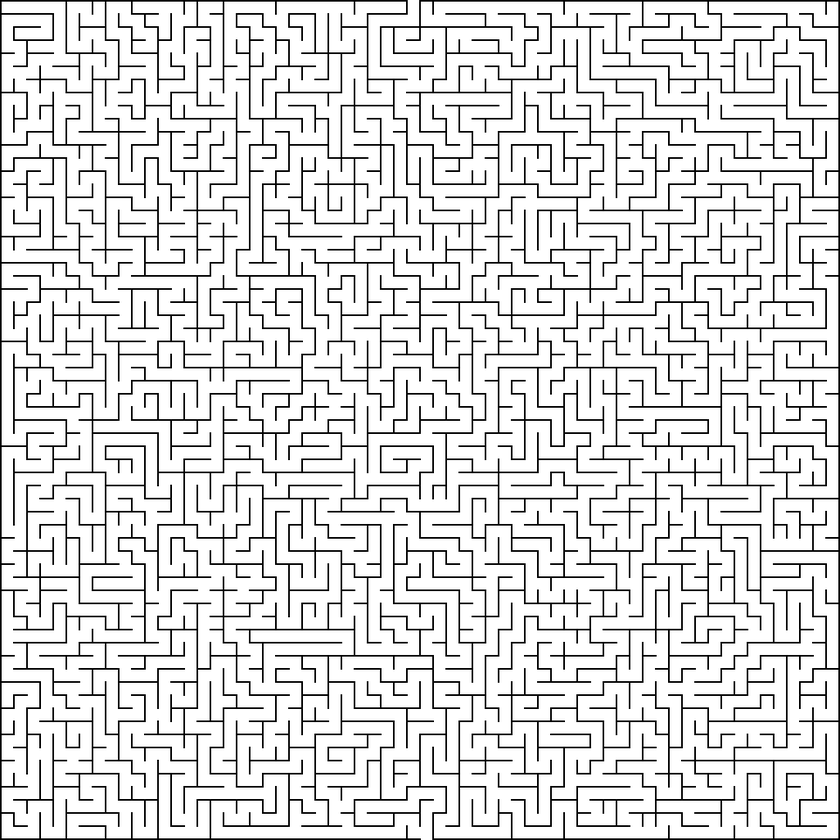
#> input picture Maze CheckIns/Maze/MAZE_0.png, 840 x 840 px, shrunk from 1026 x 1026 before the run, found by its file name
$ python maze_solve_checkin_1.py
#> lines starting #> are read from the running program, lines starting #| are printed output that depends on the picture
from PIL import Image
import numpy as np
from collections import deque
from pathlib import Path # for renaming the file

# Image loaded here. change: Path("<file path>") to the maze image file.
input_path = Path("./Maze/MAZE_0.png")
img = Image.open(input_path).convert("RGB")
pixels = np.array(img)

height, width, _ = pixels.shape #gets the image dimensions
#> height = 840; width = 840
print("Image size:", width, "x", height)
#| Image size: 840 x 840

# Constant values for hte grid so it can easily identify walls and free paths.
WALL = 1
FREE = 0

START_COLOR = (255, 200, 0) # Colors for the start and goal for the maze.
GOAL_COLOR  = (0, 255, 0)

# Creates a grid to represent the maze given.
grid = np.zeros((height, width), dtype=int)
start = None
goal = None

# Helps us determine the wall of the maze by checking the colors
# of the image from 0 to 255. A Threshold of 128 is used to determine
# what is a wall and what is a path to travel in. Like Curves/Levels in Photoshop
THRESHOLD = 128

# Scans the image for the goal and start positions.
for x in range(width):
    if pixels[0, x][0] > THRESHOLD:
        start =(x, 0)
    if pixels[height-1, x][0] > THRESHOLD:
        goal = (x, height-1)

for y in range(height):
    for x in range(width):
        # If the Red channel is > 128, consider it a FREE path.
        if pixels[y, x][0] > THRESHOLD:
            grid[y, x] = FREE
        else:
            grid[y, x] = WALL
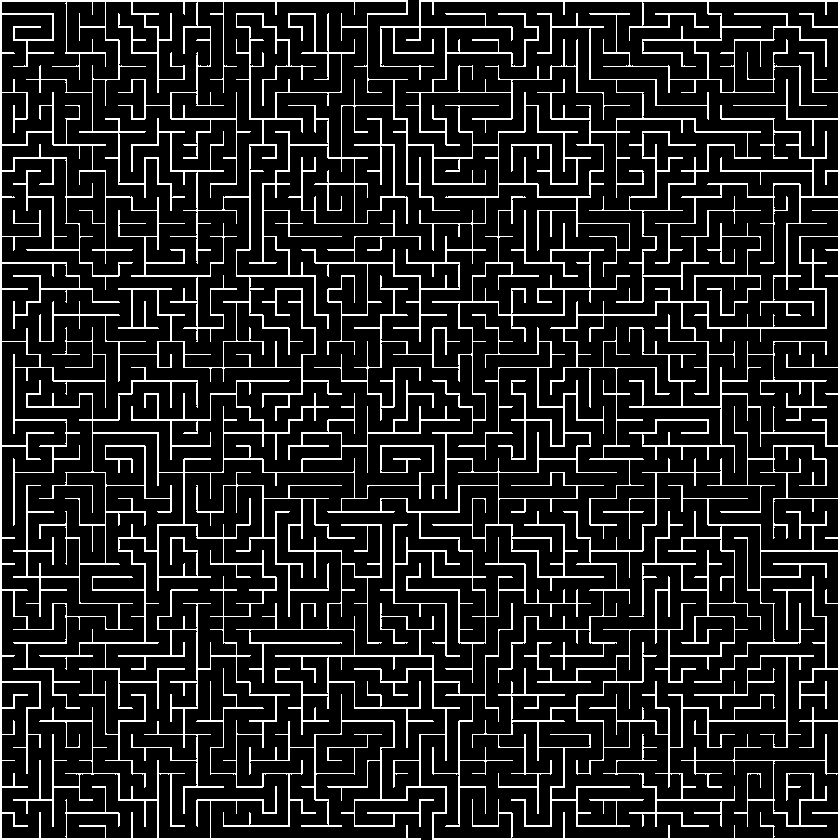
#> grid: shape (840, 840) int64; values 0 (black) and 1 (white), 13.3% white in thin lines or dots

print(pixels[y, x])
#| [0 0 0]
print("Start:", start)
#| Start: (418, 0)
print("Goal:", goal)
#| Goal: (431, 839)

if start is None or goal is None:
    raise ValueError("Start or Goal not found — check color values")

# BFS (Breadth First Search), used to search the whole grid for the
# fastest and best solution.
# This will also be the Movement Controller
def bfs(grid, start, goal):
#> called with start = (418, 0), goal = (431, 839)
    queue = deque([start])
    came_from = {start: None}
    directions = [(0,1), (1,0), (0,-1), (-1,0)]

    while queue:
        x, y = queue.popleft()

        for dx, dy in directions:
            nx, ny = x + dx, y + dy
            if 0 <= nx < width and 0 <= ny < height:
                if grid[ny, nx] == FREE and (nx, ny) not in came_from:
                    queue.append((nx, ny))
                    came_from[(nx, ny)] = (x, y)
                if (x, y) == goal:
                    # For extra speed according ft. Gemini. Removed the "break" before "for dx, dy in directions:"
                    # Reconstructs the path from the goal back to the start using the came_from dictionary.
                    path = []
                    current = goal
                    while current is not None:
                        path.append(current)
                        current = came_from[current]
                    path.reverse()
                    return path
                return [] # Returns an empty path if no solution is found.
                # And after testing the output speed, it is faster woah.

    # Recontructing the path after applying BFS
    path = []
    current = goal
    while current is not None:
        path.append(current)
        current = came_from[current]
    path.reverse()
    return path

# Drawing the line for the path
path = bfs(grid, start, goal)
#> path = []
print("Path found:", len(path))
#| Path found: 0

solution_pixels = pixels.copy()
thickness = 2 # This will create a (2*2 + 1) = 5 pixel wide line (GPT help)

for (x, y) in path:
    for ty in range(-thickness, thickness + 1):
        for tx in range(-thickness, thickness + 1):
            nx, ny = x + tx, y + ty
            # Ensures we stay within the image's boundaries
            if 0 <= nx < width and 0 <= ny < height:
                solution_pixels[ny, nx] = [255, 0, 200] # Color for path

# Saving and outputting the Solution Image/Maze.
output_solved = input_path.with_name(input_path.stem + "_solved" + input_path.suffix)
solved_img = Image.fromarray(solution_pixels)
solved_img.save(output_solved)

print(f"Solved maze saved as {output_solved}")

$ run again, with Maze CheckIns/Maze/MAZE_1_maze-alpha_rl_test_map.png copied over Maze CheckIns/Maze/MAZE_0.png
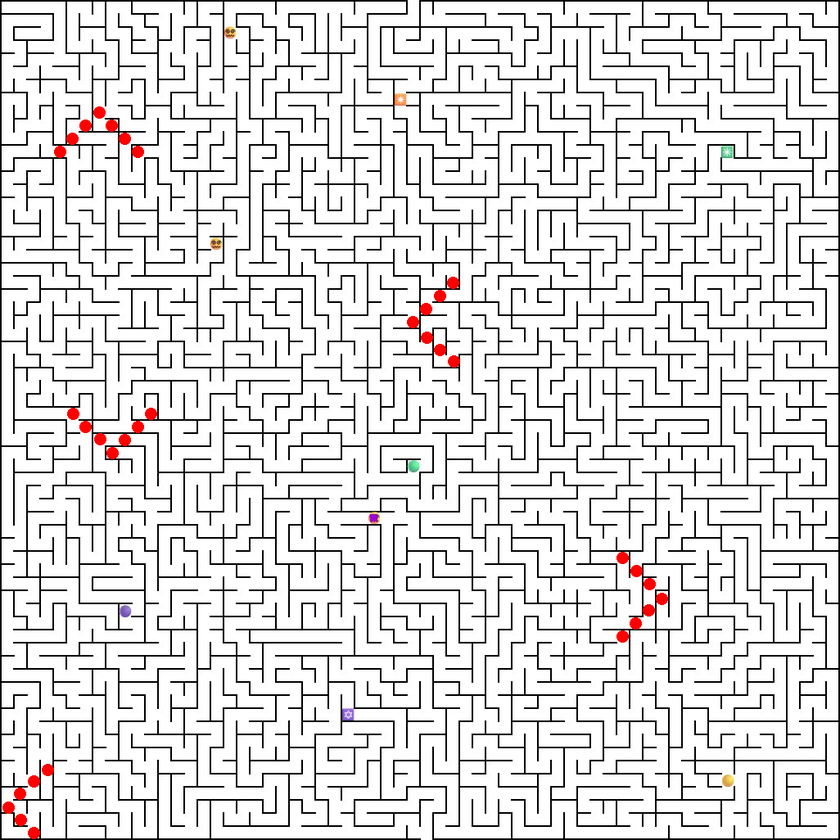
#> input picture Maze CheckIns/Maze/MAZE_1_maze-alpha_rl_test_map.png, 840 x 840 px, shrunk from 1026 x 1026 before the run, found by its file name
#| Image size: 840 x 840
#> after the loop `for y in range(height):`:
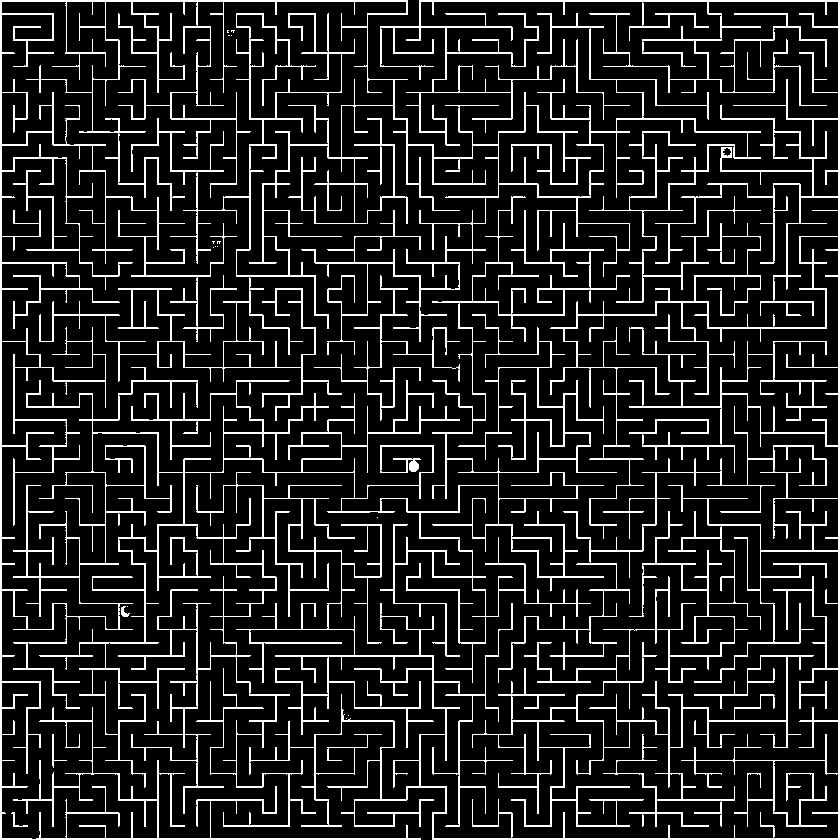
#> grid: shape (840, 840) int64; values 0 (black) and 1 (white), 13.3% white in thin lines or dots
#| [0 0 0]
#| Start: (418, 0)
#| Goal: (431, 839)
#| Path found: 0
